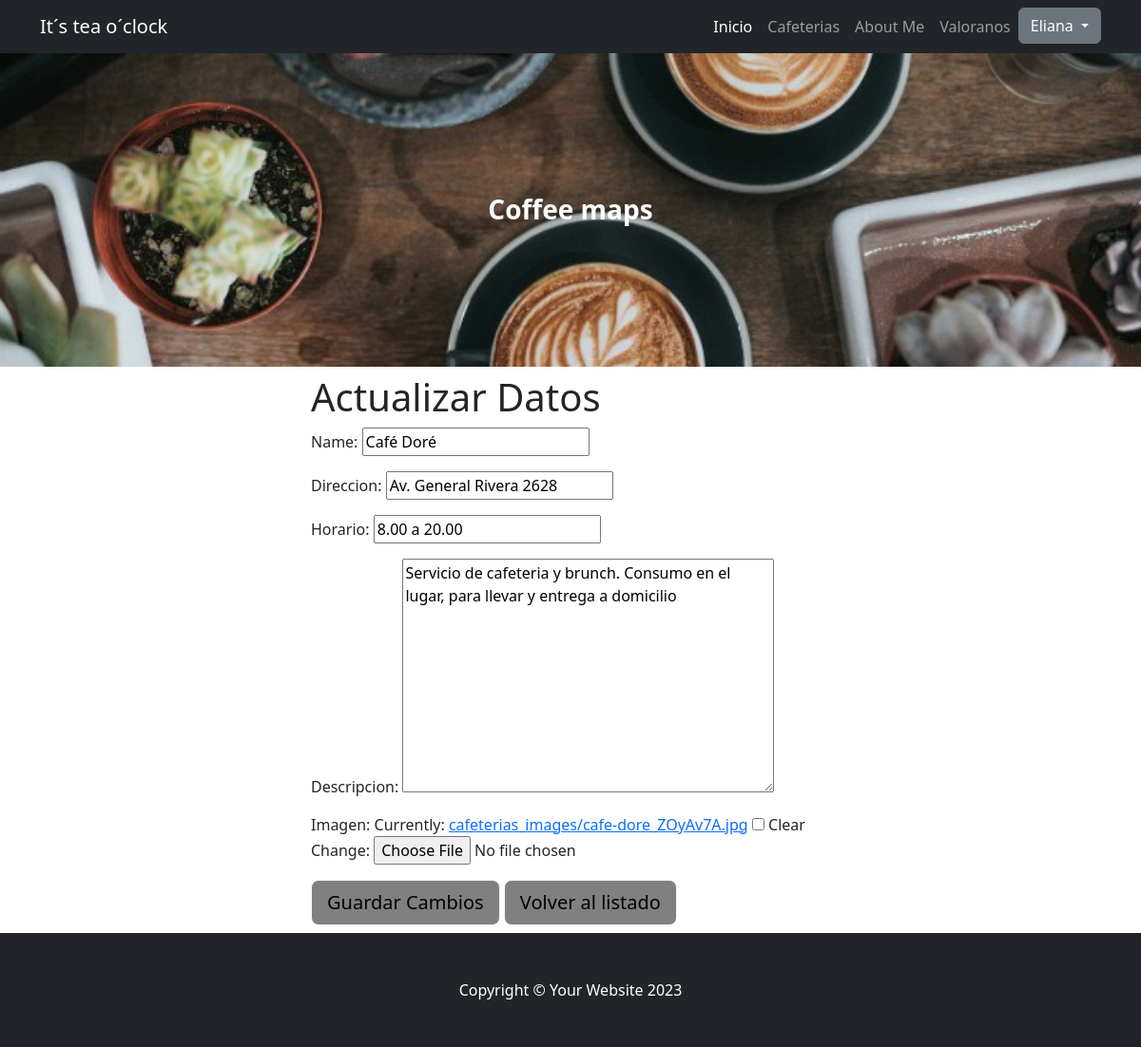
The app's page /app/editar/29/ (signed in) with its own data.
### App1/models.py (models this page shows, shortened)
class Cafeterias(models.Model):
    user = models.ForeignKey(User, on_delete=models.CASCADE, null=True, blank=True)
    name = models.CharField(max_length=20)
    direccion = models.CharField(max_length=200)
    horario = models.CharField(max_length=20)
    descripcion = models.TextField()
    imagen = models.ImageField(upload_to='cafeterias_images/', blank=True, null=True)

### App1/views.py (the view, shortened to what this page needs)
# urls.py: path('editar/<int:pk>/', CafeteriaEditarView.as_view(), name = "EditarCafeteria"),
class CafeteriaEditarView(LoginRequiredMixin, UpdateView):
    template_name = 'App1/editarCafeteria.html'
    def get(self, request, pk):
        cafeteria = Cafeterias.objects.get(pk=pk)
        form = UpdateFormulario(instance=cafeteria)
        context = {'form': form, 'cafeteria': cafeteria}
        return render(request, self.template_name, context)

### App1/forms.py
class UpdateFormulario(forms.ModelForm):
      class Meta:
        model = Cafeterias
        fields = ['name', 'direccion', 'horario', 'descripcion', 'imagen']

### App1/templates/App1/editarCafeteria.html (shortened to what this page needs)
{%extends "App1/base.html"%}
{%load static%}
{%block editar%}
<section class="py-1">
    <div class="container my-1">
        <div class="row justify-content-center">
            <div class="col-lg-6">
            <h1>Actualizar Datos</h1>
                <form method="post" enctype="multipart/form-data">
                    {{ form.as_p }}
                    <input class="btn btn-lg btn-light" style="background-color:grey" type="submit" value="Guardar Cambios">
                    <a class="btn btn-lg btn-light" style="background-color:grey" href="{% url 'ListaCafeterias' %}">Volver al listado</a>
                </form>
            </div>
        </div>
    </div>
</section>
{%endblock editar%}

### App1/templates/App1/base.html (shortened to what this page needs)
<!DOCTYPE html>
{%load static%}
<html lang="en">
    <head>
        <link href="{% static 'App1/css/styles.css' %}" rel="stylesheet" />
    </head>
    <body>
        <nav class="navbar navbar-expand-lg navbar-dark bg-dark">
            <div class="container">
                <a class="navbar-brand" href="#!">It´s tea o´clock</a>
                <div class="collapse navbar-collapse" id="navbarSupportedContent">
                    <ul class="navbar-nav ms-auto mb-2 mb-lg-0">
                        <li class="nav-item"><a class="nav-link active" aria-current="page" href="{%url 'Inicio'%}">Inicio</a></li>
                        <li class="nav-item"><a class="nav-link" href="{%url 'ListaCafeterias'%}">Cafeterias</a></li>
                        <li class="nav-item"><a class="nav-link" href="{%url 'AboutMe'%}">About Me</a></li>
                        {%if request.user.is_authenticated%}
                        <li class="nav-item"><a class="nav-link" href="{% url 'Valoranos' %}">Valoranos</a></li>
                         {%endif%}
                    {% if request.user.is_authenticated %}
                        <div class="dropdown">
                            <button class="btn btn-secondary dropdown-toggle" type="button" id="dropdownMenuButton1" data-bs-toggle="dropdown" aria-expanded="false">
                                {{ request.user.first_name }}
                            </button>
                        </div>
                    {% endif %}
                    </ul>
                </div>
            </div>
        </nav>
        <header class="py-5 bg-image-full" style="background-image: url({% static 'App1/assets/img/portada.jpg' %}); padding: 100px 0 !important;">
            <div class="text-center my-5">
                <h1 class="text-white fs-3 fw-bolder">Coffee maps</h1>
            </div>
        </header>
        {%block editar%}
        {%endblock editar%}
        <footer class="py-5 bg-dark">
            <div class="container"><p class="m-0 text-center text-white">Copyright &copy; Your Website 2023</p></div>
        </footer>
    </body>
</html>

### records on screen
Cafeterias: name "Café Doré", direccion "Av. General Rivera 2628", horario "8.00 a 20.00", descripcion "Servicio de cafeteria y brunch. Consumo en el lugar, para llevar y entrega a domicilio"

### other values on screen
{{ request.user.first_name }} "Eliana"
